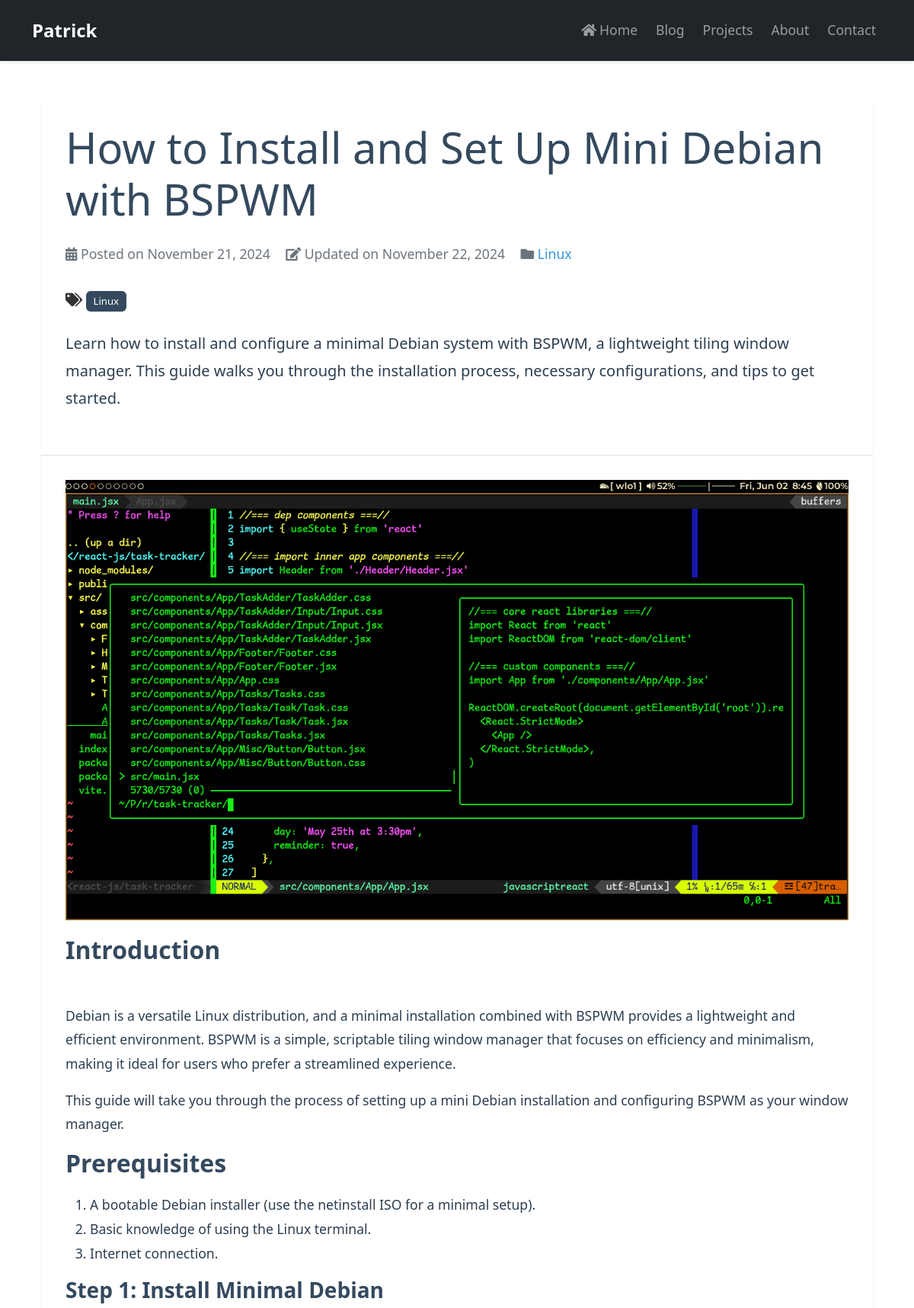
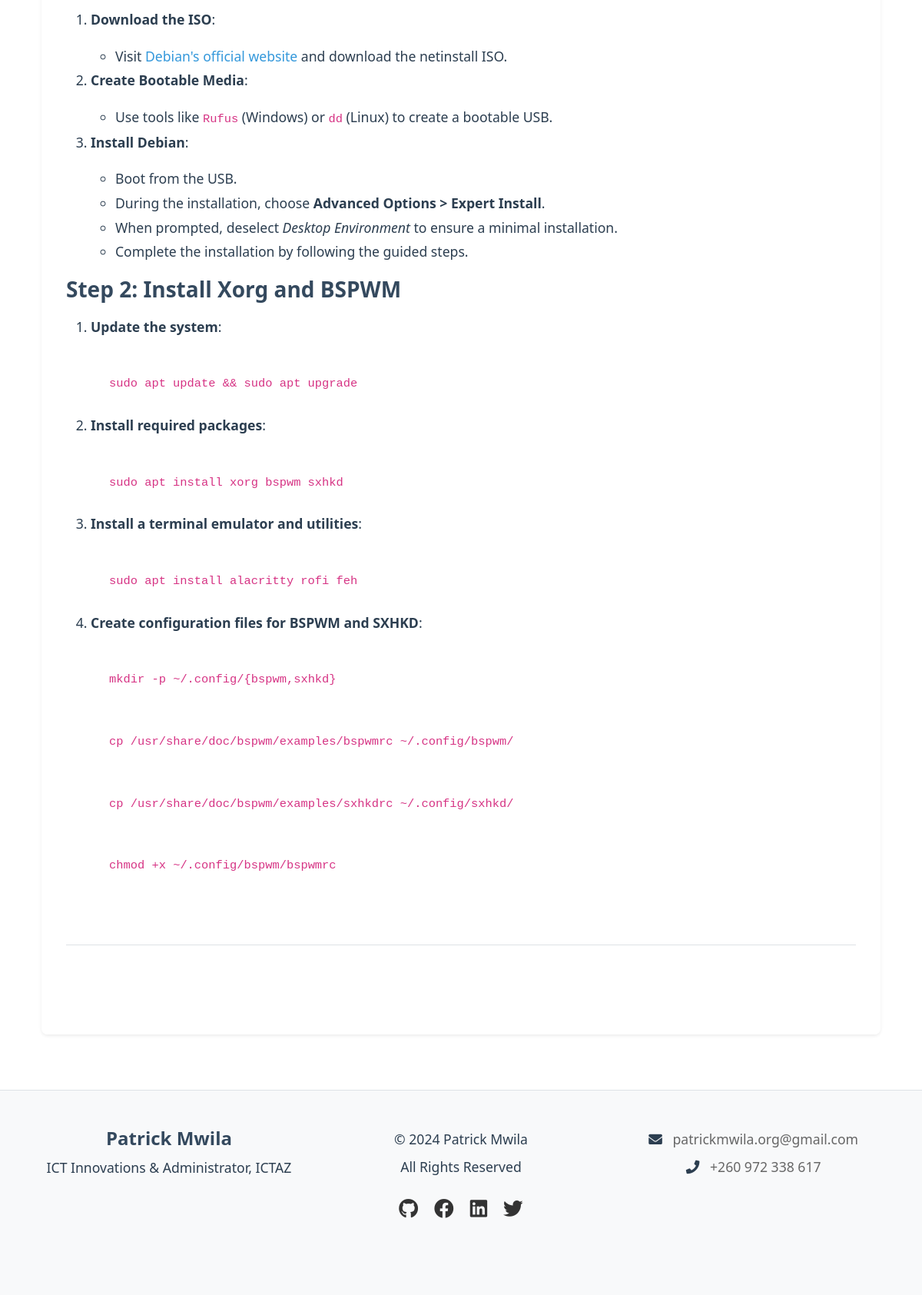
/post/1, run on the app's committed database (2 pictures, top to bottom).
### models.py (models this page shows, shortened)
class Post(db.Model):
    id = db.Column(db.Integer, primary_key=True)
    title = db.Column(db.String(200), nullable=False)
    slug = db.Column(db.String(200), unique=True, nullable=False)
    summary = db.Column(db.Text)
    content = db.Column(db.Text, nullable=False)
    date_posted = db.Column(db.DateTime, nullable=False, default=datetime.utcnow)
    last_modified = db.Column(db.DateTime, nullable=False, default=datetime.utcnow, onupdate=datetime.utcnow)
    is_draft = db.Column(db.Boolean, default=False)
    category_id = db.Column(db.Integer, db.ForeignKey('category.id'))
    user_id = db.Column(db.Integer, db.ForeignKey('user.id'), nullable=False)

class Category(db.Model):
    id = db.Column(db.Integer, primary_key=True)
    name = db.Column(db.String(50), nullable=False)
    slug = db.Column(db.String(50), unique=True, nullable=False)
    posts = db.relationship('Post', backref='category', lazy=True)

class Tag(db.Model):
    id = db.Column(db.Integer, primary_key=True)
    name = db.Column(db.String(50), nullable=False)
    slug = db.Column(db.String(50), unique=True, nullable=False)
    posts = db.relationship('Post', secondary=tags_posts, backref=db.backref('tags', lazy=True))

### app.py (the view)
    @app.route('/post/<int:post_id>')
    @app.route('/post/<string:slug>')
    def post(post_id=None, slug=None):
        if post_id:
            post = Post.query.get_or_404(post_id)
        else:
            post = Post.query.filter_by(slug=slug).first_or_404()
        next_post = Post.query.filter(Post.date_posted < post.date_posted).order_by(Post.date_posted.desc()).first()
        return render_template('post.html', post=post, next_post=next_post)

### templates/post.html (shortened to what this page needs)
{% extends "base.html" %}
{% block head %}
<link rel="stylesheet" href="//cdnjs.cloudflare.com/ajax/libs/highlight.js/11.7.0/styles/default.min.css">
{% endblock %}
{% block content %}
<div class="container mt-4">
    <article class="post-card">
        <header class="post-header">
            <h1 class="display-4">{{ post.title }}</h1>
            <div class="post-meta">
                <span>
                    <i class="fas fa-calendar-alt"></i>
                    Posted on {{ post.date_posted.strftime('%B %d, %Y') }}
                </span>
                {% if post.last_modified and post.last_modified != post.date_posted %}
                <span class="ms-3">
                    <i class="fas fa-edit"></i>
                    Updated on {{ post.last_modified.strftime('%B %d, %Y') }}
                </span>
                {% endif %}
                <span class="ms-3">
                    <i class="fas fa-folder"></i>
                    <a href="{{ url_for('blog', category=post.category.id) }}" class="text-decoration-none">
                        {{ post.category.name }}
                    </a>
                </span>
            </div>
            {% if post.tags %}
            <div class="mb-4">
                <i class="fas fa-tags"></i>
                {% for tag in post.tags %}
                <a href="{{ url_for('blog', tag=tag.id) }}"
                   class="badge text-decoration-none me-1"
                   style="background-color: #34495E;">
                    {{ tag.name }}
                </a>
                {% endfor %}
            </div>
            {% endif %}
            {% if post.summary %}
            <div class="lead mb-4">
                {{ post.summary }}
            </div>
            {% endif %}
        </header>
        <div class="post-body">
            <div class="post-content">
                {{ post.content|safe }}
            </div>
            <div class="post-navigation">
                <div class="row justify-content-between">
                    <div class="col-auto">
                        <a href="{{ url_for('blog') }}" class="nav-button prev">
                            <i class="fas fa-arrow-left"></i>
                        </a>
                    </div>
                </div>
            </div>
        </div>
    </article>
</div>
{% endblock %}

### static/css/style.css (style rules this page uses)
body { font-family: 'Segoe UI', Tahoma, Geneva, Verdana, sans-serif; line-height: 1.6; color: #333; font-size: 1.1rem; }
h1, h2, h3, h4, h5, h6, .card-title, .project-title, .blog-title { color: #34495E !important; font-weight: 600; }
h1 { font-size: 2.5rem; margin-bottom: 1.5rem; }
h2 { font-size: 2rem; margin-bottom: 1.25rem; }
h3 { font-size: 1.75rem; margin-bottom: 1rem; }
p { color: #2c3e50; line-height: 1.8; font-size: 1.1rem; margin-bottom: 1rem; }
.lead { font-size: 1.25rem !important; font-weight: 400 !important; color: #2c3e50 !important; line-height: 1.8 !important; margin-bottom: 1.5rem; }
li { color: #2c3e50; line-height: 1.8; }
a { color: #3498db; text-decoration: none; transition: color 0.2s ease; }
.badge { padding: 0.5em 0.75em; font-weight: 500; }

### templates/base.html (style rules this page uses)
body { min-height: 100vh; display: flex; flex-direction: column; }

### templates/post.html (style rules this page uses)
.post-content img { max-width: 100%; height: auto; }
.post-meta { color: #6c757d; margin-bottom: 2rem; }
.post-content { font-size: 1.1rem; line-height: 1.7; }
code { font-family: SFMono-Regular, Menlo, Monaco, Consolas, "Liberation Mono", "Courier New", monospace; }
.post-card { border-radius: 0.5rem; box-shadow: 0 0.125rem 0.25rem rgba(0, 0, 0, 0.075); transition: box-shadow 0.3s ease-in-out; }
.post-header { background-color: #fff; border-bottom: 1px solid rgba(0, 0, 0, 0.125); border-top-left-radius: 0.5rem; border-top-right-radius: 0.5rem; padding: 2rem; }
.post-body { background-color: #fff; border-bottom-left-radius: 0.5rem; border-bottom-right-radius: 0.5rem; padding: 2rem; }
.post-navigation { margin-top: 4rem; padding-top: 2rem; border-top: 1px solid #dee2e6; }
.nav-button { display: inline-flex; align-items: center; padding: 0.75rem 1.5rem; border-radius: 5px; background-color: var(--primary-color); color: white; text-decoration: none; transition: all 0.1s ease-in-out; }
.nav-button i { font-size: 1.1rem; }
.nav-button.prev i { margin-right: 0.5rem; }

### data on the page
Post: title "How to Install and Set Up Mini Debian with BSPWM", date_posted "November 21, 2024", last_modified "November 22, 2024", summary "Learn how to install and configure a minimal Debian system with BSPWM, a lightweight tiling window manager. This guide walks you through the installation process, necessary configurations, and tips to get started.", content (picture), content "Introduction Debian is a versatile Linux distribution, and a minimal installation combined with BSPWM provides a lightweight and efficient environment. BSPWM is a simple, scriptable tiling window manager that focuses on efficiency and minimalism, making it ideal for users who prefer a streamlined experience. This guide will take you through the process of setting up a mini Debian installation and configuring BSPWM as your window manager. Prerequisites A bootable Debian installer (use the netinstall ISO for a minimal setup). Basic knowledge of using the Linux terminal. Internet connection. Step 1: Install Minimal Debian Download the ISO : Visit Debian's official website and download the…"
Category: category.name "Linux"
Tag: name "Linux"
